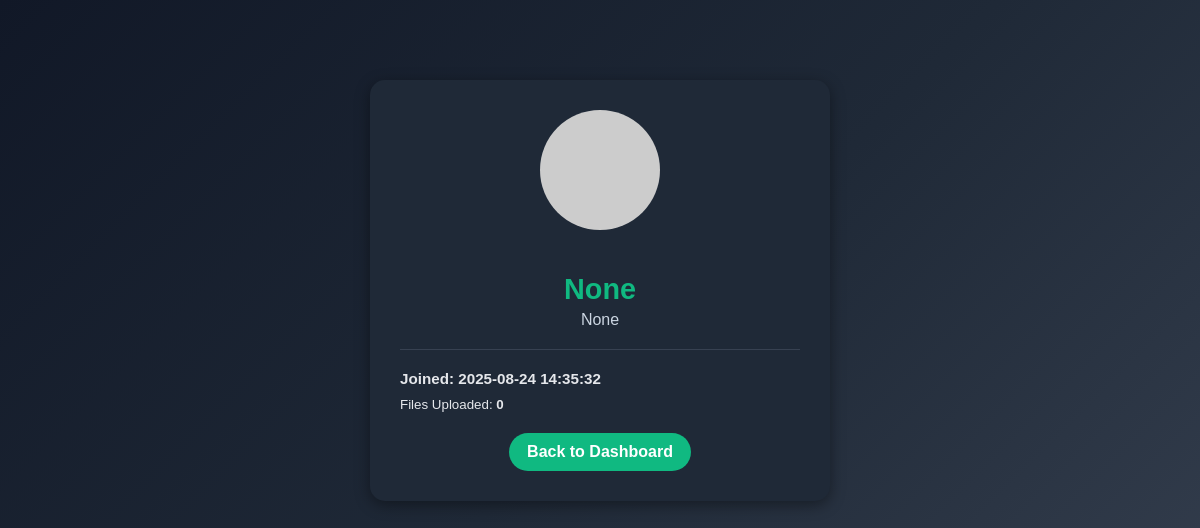
The page /profile (signed in) on the database as committed earlier.
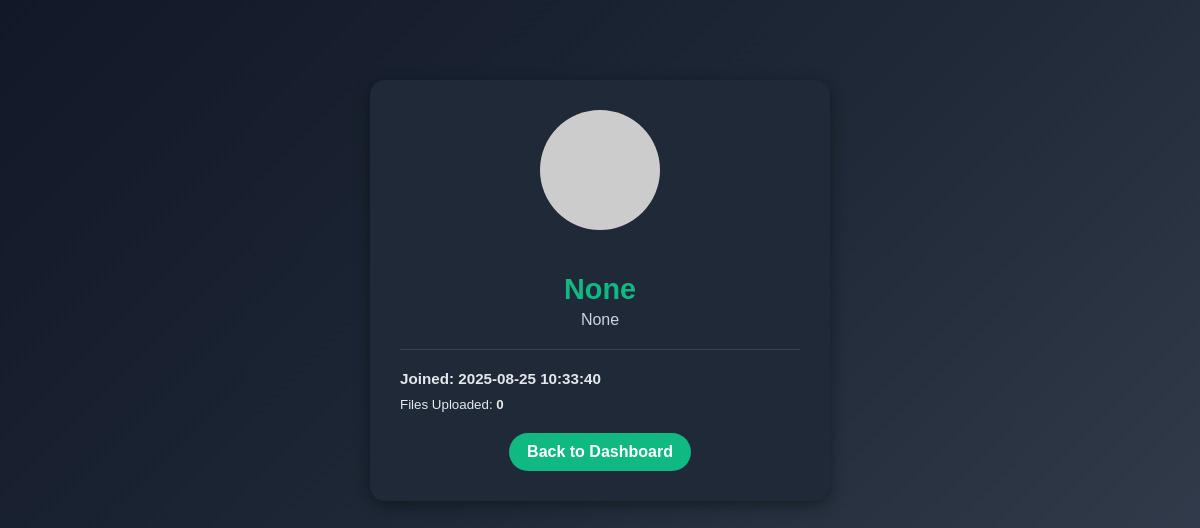
The same page on the database as committed later.
### tables this page shows
CREATE TABLE users (
            id INTEGER PRIMARY KEY AUTOINCREMENT,
            name TEXT,
            username TEXT NOT NULL UNIQUE,
            email TEXT,
            password TEXT,
            is_admin BOOLEAN DEFAULT 0,
            created_at TIMESTAMP DEFAULT CURRENT_TIMESTAMP
        );

### app.py (the view)
@app.route("/profile")
def profile():
    if "user_id" not in session:
        return redirect(url_for("auth.login"))
    user, notes_count = get_user_profile(session["user_id"])
    if not user:
        return "User not found"
    return render_template("profile.html", user=user, notes_count=notes_count)

### app.py (called while the page is built)
@app.before_request
def require_login():
    if request.blueprint == 'admin':
        return
    routes_to_avoid = ['dashboard','auth.login','auth.register','auth.logout','admin.admin_login','static']
    if request.endpoint not in routes_to_avoid and 'user_id' not in session:
        return redirect(url_for('auth.login'))

### db.py (called while the page is built)
def get_user_profile(user_id):
    conn = sqlite3.connect("notesapp.db")
    c = conn.cursor()
    c.execute("SELECT id, name,username, email, created_at FROM users WHERE id = ?", (user_id,))
    user = c.fetchone()
    username = user[2]
    c.execute("SELECT COUNT(*) from files_metadata where uploaded_by = ?", (username,))
    notes_count = c.fetchone()[0]
    conn.close()
    return user, notes_count

### templates/profile.html (shortened to what this page needs)
<!DOCTYPE html>
<html lang="en">
<head>
</head>
<body>
  <div class="profile-card">
    <img src="https://ui-avatars.com/api/?name={{ user[1] }}&background=0D8ABC&color=fff&rounded=true&size=120"
      alt="User Avatar">
    <h2>{{ user[1] }}</h2>
    <p>{{ user[3] }}</p>
    <hr>
    <div class="profile-info">
      <h6><strong>Joined:</strong> {{ user[4] }}</h6>
      <small>Files Uploaded: <strong>{{ notes_count }}</strong></small>
    </div>
    <a href="/" class="btn-back">Back to Dashboard</a>
  </div>
</body>
</html>

### templates/profile.html (style rules this page uses)
body { font-family: Arial, sans-serif; background: linear-gradient(135deg, #111827, #1f2937, #374151); color: #e5e7eb; margin: 0; padding: 0; display: flex; justify-content: center; align-items: flex-start; min-height: 100vh; }
.profile-card { background: #1f2937; margin-top: 80px; padding: 30px; border-radius: 15px; box-shadow: 0 4px 15px rgba(0, 0, 0, 0.4); max-width: 400px; width: 100%; text-align: center; }
.profile-card img { border-radius: 50%; margin-bottom: 15px; width: 120px; height: 120px; }
.profile-card h2 { margin-bottom: 5px; font-size: 1.8rem; color: #10b981; }
.profile-card p { margin: 5px 0; color: #cbd5e1; }
.profile-card hr { border: none; border-top: 1px solid #374151; margin: 20px 0; }
.profile-info { text-align: left; margin-top: 15px; }
.profile-info h6 { margin: 8px 0; font-size: 0.95rem; color: #e5e7eb; }
.btn-back { display: inline-block; margin-top: 20px; padding: 10px 18px; background: #10b981; color: white; text-decoration: none; border-radius: 25px; font-weight: bold; }

Rows that differ between the two databases and show on the page:
changed users: created_at "2025-08-24 14:35:32" → "2025-08-25 10:33:40"
